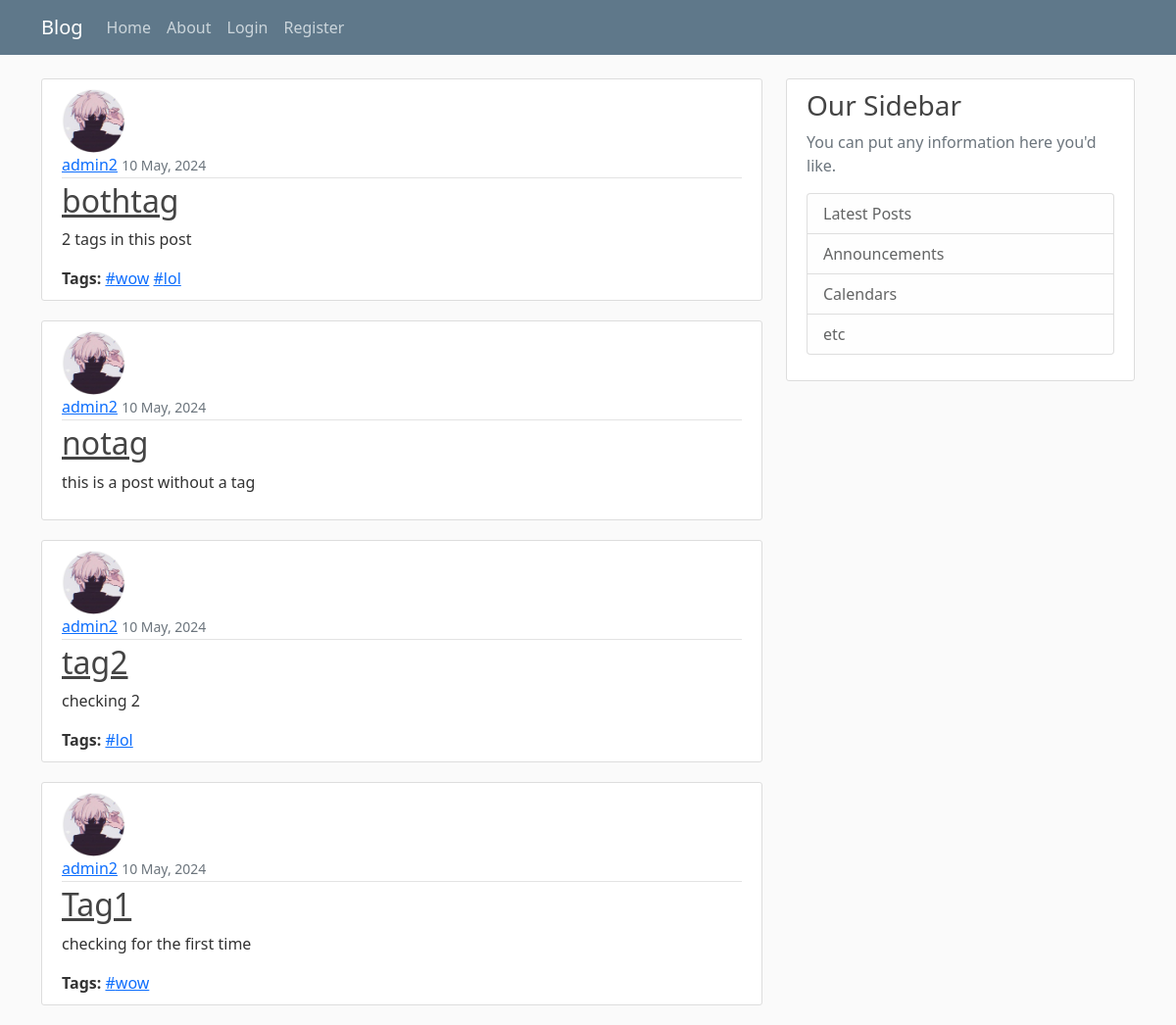
/blog/, run on an earlier commit of the app's database.
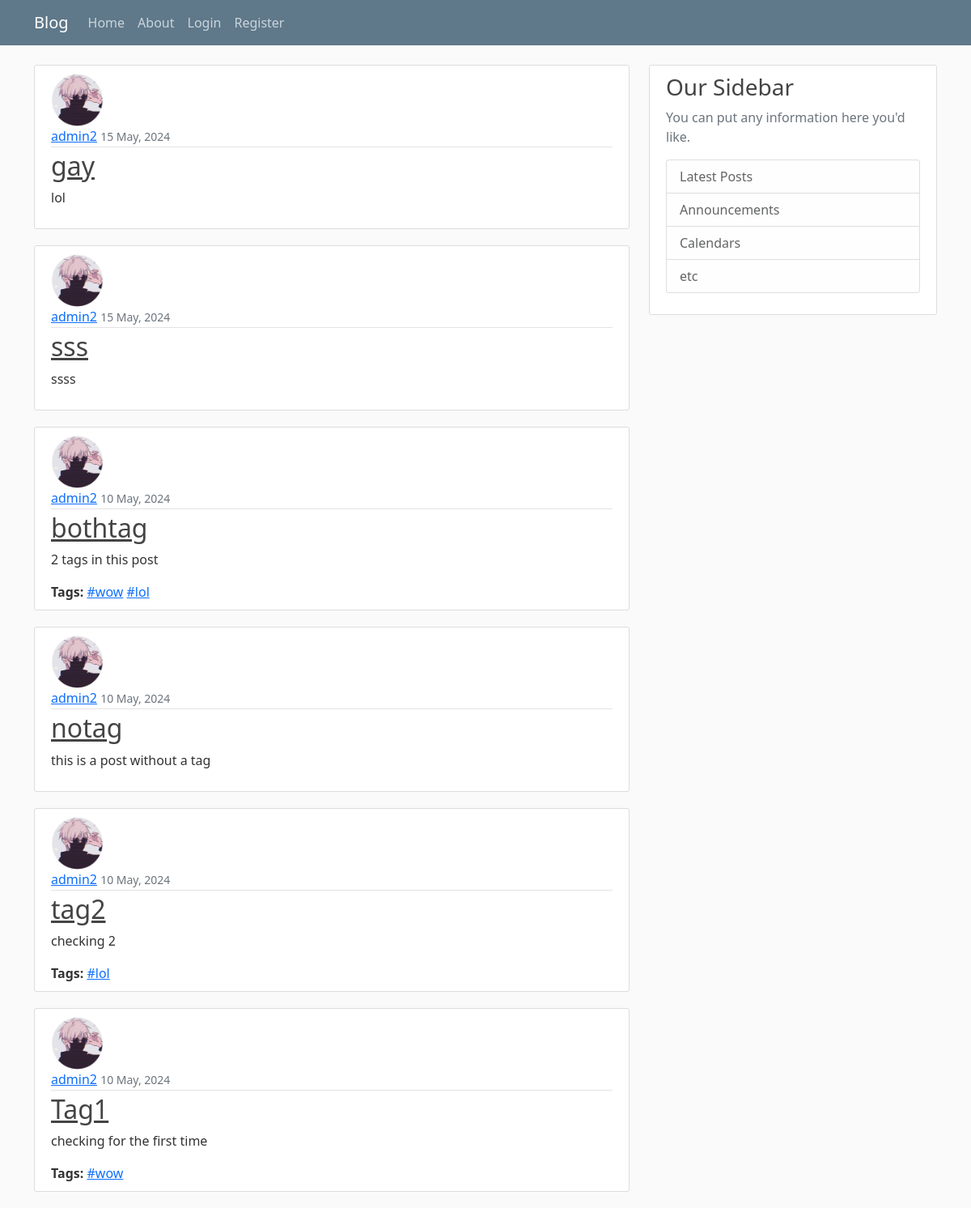
And on a later commit of the database.
### blog/models.py (models this page shows, shortened)
class Post(models.Model):
    title = models.CharField(max_length=100)
    content = models.TextField()
    date = models.DateTimeField(default=timezone.now)
    author = models.ForeignKey(User, on_delete=models.CASCADE)
    tags = models.ManyToManyField(Tag, blank=True)

class Tag(models.Model):
    name = models.CharField(max_length=50, unique=True)

### users/models.py (models this page shows, shortened)
class Profile(models.Model):
    user = models.OneToOneField(User, on_delete=models.CASCADE)
    image = models.ImageField(default='default.jpg', upload_to='profile_pics')

### blog/views.py (the view)
# urls.py: path('', PostListView.as_view(), name='blog-home'),
class PostListView(ListView):
    model = Post
    template_name = 'blog/home.html'
    context_object_name = 'posts'
    ordering = ['-date']

### blog/templates/blog/home.html
{% extends "blog/base.html" %}
{% block content %}
    {% for post in posts %}
        <article class="media content-section">
            <img class="rounded-circle article-img" src="{{ post.author.profile.image.url }}">
            <div class="media-body">
                <div class="article-metadata">
                  <a class="mr-2" href="#">{{ post.author }}</a>
                  <small class="text-muted">{{ post.date|date:"d F, Y" }}</small>
                </div>
                <h2><a class="article-title" href="{% url 'post-detail' post.id %}">{{ post.title }}</a></h2>
                <p class="article-content">{{ post.content }}</p>
                {% if post.tags.exists %}
                <div class="article-tags">
                    <strong>Tags:</strong>
                    {% for tag in post.tags.all %}
                        <a href="{% url 'search-tags' tag.name %}">#{{ tag.name }}</a>
                    {% endfor %}
                </div>
                {% endif %}
            </div>
        </article>
    {% endfor %}
{% endblock content %}

What changed in the data, as far as the page shows it:
added Post: author.profile.image (placeholder picture), author "admin2", date "15 May, 2024", title "gay", content "lol"
added Post: author.profile.image (placeholder picture), author "admin2", date "15 May, 2024", title "sss", content "ssss"
